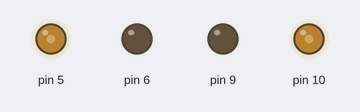
The sketch below on a simulated Arduino Uno, built with avr-gcc and run on an emulated ATmega328P. Shown: output pins drawn as LEDs (lit = HIGH).

Above: at 0.1 s.
Timing chart, 0 to 1.6 s (numbered marks = the images above):
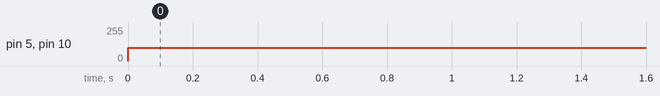

The sketch:

motion_test_for_the_bot.ino
```cpp
struct Motor {
  int PinA;
  int PinB;
  bool rev;
};

Motor motor1 = {9,10,false};
Motor motor2 = {5,6,true};


void setup() {

  pinMode(motor1.PinA, OUTPUT);
  pinMode(motor1.PinB, OUTPUT);
  pinMode(motor2.PinA, OUTPUT);
  pinMode(motor2.PinB, OUTPUT);
}

void loop() {
  int speed = 100;
  drive(motor1, speed);
  drive(motor2, speed);
}

void drive(Motor mtr, int speed){
  if(mtr.rev){
    analogWrite(mtr.PinA,speed);
    digitalWrite(mtr.PinB,LOW);
  }else{
    digitalWrite(mtr.PinA,LOW);
    analogWrite(mtr.PinB,speed);
  }
}
```

Measured:
- by itself, pin 5, pin 10: 0/255 → 100/255 at 0.00 s
